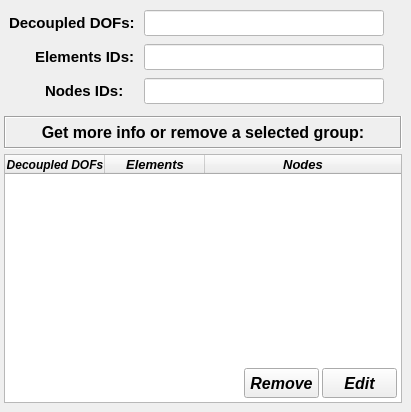
    <widget class="QWidget" name="tab">
     <attribute name="title">
      <string>Remove</string>
     </attribute>
     <widget class="QPushButton" name="pushButton_get_information_group">
      <property name="geometry">
       <rect>
        <x>322</x>
        <y>368</y>
        <width>75</width>
        <height>30</height>
       </rect>
      </property>
      <property name="minimumSize">
       <size>
        <width>75</width>
        <height>30</height>
       </size>
      </property>
      <property name="maximumSize">
       <size>
        <width>75</width>
        <height>30</height>
       </size>
      </property>
      <property name="font">
       <font>
        <family>Arial</family>
        <pointsize>12</pointsize>
        <weight>75</weight>
        <italic>true</italic>
        <bold>true</bold>
       </font>
      </property>
      <property name="text">
       <string>Edit</string>
      </property>
     </widget>
     <widget class="QPushButton" name="pushButton_remove_group">
      <property name="geometry">
       <rect>
        <x>244</x>
        <y>368</y>
        <width>75</width>
        <height>30</height>
       </rect>
      </property>
      <property name="minimumSize">
       <size>
        <width>0</width>
        <height>30</height>
       </size>
      </property>
      <property name="maximumSize">
       <size>
        <width>16777215</width>
        <height>30</height>
       </size>
      </property>
      <property name="font">
       <font>
        <family>Arial</family>
        <pointsize>12</pointsize>
        <weight>75</weight>
        <italic>true</italic>
        <bold>true</bold>
       </font>
      </property>
      <property name="text">
       <string>Remove</string>
      </property>
     </widget>
     <widget class="QTreeWidget" name="treeWidget_B2PX_rotation_decoupling">
      <property name="geometry">
       <rect>
        <x>4</x>
        <y>154</y>
        <width>398</width>
        <height>249</height>
       </rect>
      </property>
      <property name="minimumSize">
       <size>
        <width>0</width>
        <height>0</height>
       </size>
      </property>
      <property name="maximumSize">
       <size>
        <width>1000</width>
        <height>1000</height>
       </size>
      </property>
      <property name="font">
       <font>
        <family>Arial</family>
        <pointsize>10</pointsize>
        <weight>75</weight>
        <italic>true</italic>
        <bold>true</bold>
       </font>
      </property>
      <property name="frameShape">
       <enum>QFrame::StyledPanel</enum>
      </property>
      <property name="frameShadow">
       <enum>QFrame::Sunken</enum>
      </property>
      <property name="indentation">
       <number>0</number>
      </property>
      <column>
       <property name="text">
        <string>Decoupled DOFs</string>
       </property>
       <property name="font">
        <font>
         <family>Arial</family>
         <pointsize>9</pointsize>
         <weight>75</weight>
         <italic>true</italic>
         <bold>true</bold>
        </font>
       </property>
       <property name="textAlignment">
        <set>AlignCenter</set>
       </property>
      </column>
      <column>
       <property name="text">
        <string>Elements</string>
       </property>
       <property name="font">
        <font>
         <family>Arial</family>
         <pointsize>10</pointsize>
         <weight>75</weight>
         <italic>true</italic>
         <bold>true</bold>
        </font>
       </property>
       <property name="textAlignment">
        <set>AlignCenter</set>
       </property>
      </column>
      <column>
       <property name="text">
        <string>Nodes</string>
       </property>
       <property name="font">
        <font>
         <family>Arial</family>
         <pointsize>10</pointsize>
         <weight>75</weight>
         <italic>true</italic>
         <bold>true</bold>
        </font>
       </property>
       <property name="textAlignment">
        <set>AlignCenter</set>
       </property>
      </column>
     </widget>
     <widget class="QLabel" name="label_29">
      <property name="geometry">
       <rect>
        <x>4</x>
        <y>116</y>
        <width>398</width>
        <height>33</height>
       </rect>
      </property>
      <property name="font">
       <font>
        <family>Arial</family>
        <pointsize>12</pointsize>
        <weight>75</weight>
        <italic>false</italic>
        <bold>true</bold>
       </font>
      </property>
      <property name="frameShape">
       <enum>QFrame::Box</enum>
      </property>
      <property name="frameShadow">
       <enum>QFrame::Sunken</enum>
      </property>
      <property name="text">
       <string>Get more info or remove a selected group:</string>
      </property>
      <property name="textFormat">
       <enum>Qt::AutoText</enum>
      </property>
      <property name="alignment">
       <set>Qt::AlignCenter</set>
      </property>
     </widget>
     <widget class="QLineEdit" name="lineEdit_decoupled_DOFs">
      <property name="enabled">
       <bool>false</bool>
      </property>
      <property name="geometry">
       <rect>
        <x>144</x>
        <y>10</y>
        <width>240</width>
        <height>26</height>
       </rect>
      </property>
      <property name="font">
       <font>
        <family>Arial</family>
        <pointsize>11</pointsize>
        <weight>75</weight>
        <italic>false</italic>
        <bold>true</bold>
       </font>
      </property>
      <property name="focusPolicy">
       <enum>Qt::ClickFocus</enum>
      </property>
      <property name="styleSheet">
       <string notr="true">background-color: rgb(255, 255, 255);
color: rgb(0, 0, 0);</string>
      </property>
      <property name="alignment">
       <set>Qt::AlignCenter</set>
      </property>
     </widget>
     <widget class="QLineEdit" name="lineEdit_id_labels">
      <property name="enabled">
       <bool>false</bool>
      </property>
      <property name="geometry">
       <rect>
        <x>6</x>
        <y>10</y>
        <width>133</width>
        <height>26</height>
       </rect>
      </property>
      <property name="palette">
       <palette>
        <active>
         <colorrole role="WindowText">
          <brush brushstyle="SolidPattern">
           <color alpha="255">
            <red>0</red>
            <green>0</green>
            <blue>0</blue>
           </color>
          </brush>
         </colorrole>
         <colorrole role="Dark">
          <brush brushstyle="SolidPattern">
           <color alpha="255">
            <red>0</red>
            <green>0</green>
            <blue>0</blue>
           </color>
          </brush>
         </colorrole>
         <colorrole role="Text">
          <brush brushstyle="SolidPattern">
           <color alpha="255">
            <red>0</red>
            <green>0</green>
            <blue>0</blue>
           </color>
          </brush>
         </colorrole>
         <colorrole role="ButtonText">
          <brush brushstyle="SolidPattern">
           <color alpha="255">
            <red>0</red>
            <green>0</green>
            <blue>0</blue>
           </color>
          </brush>
         </colorrole>
        </active>
        <inactive>
         <colorrole role="WindowText">
          <brush brushstyle="SolidPattern">
           <color alpha="255">
            <red>0</red>
            <green>0</green>
            <blue>0</blue>
           </color>
          </brush>
         </colorrole>
         <colorrole role="Dark">
          <brush brushstyle="SolidPattern">
           <color alpha="255">
            <red>0</red>
            <green>0</green>
            <blue>0</blue>
           </color>
          </brush>
         </colorrole>
         <colorrole role="Text">
          <brush brushstyle="SolidPattern">
           <color alpha="255">
            <red>0</red>
            <green>0</green>
            <blue>0</blue>
           </color>
          </brush>
         </colorrole>
         <colorrole role="ButtonText">
          <brush brushstyle="SolidPattern">
           <color alpha="255">
            <red>0</red>
            <green>0</green>
            <blue>0</blue>
           </color>
          </brush>
         </colorrole>
        </inactive>
        <disabled>
         <colorrole role="WindowText">
          <brush brushstyle="SolidPattern">
           <color alpha="255">
            <red>0</red>
            <green>0</green>
            <blue>0</blue>
           </color>
          </brush>
         </colorrole>
         <colorrole role="Dark">
          <brush brushstyle="SolidPattern">
           <color alpha="255">
            <red>0</red>
            <green>0</green>
            <blue>0</blue>
           </color>
          </brush>
         </colorrole>
         <colorrole role="Text">
          <brush brushstyle="SolidPattern">
           <color alpha="255">
            <red>0</red>
            <green>0</green>
            <blue>0</blue>
           </color>
          </brush>
         </colorrole>
         <colorrole role="ButtonText">
          <brush brushstyle="SolidPattern">
           <color alpha="255">
            <red>0</red>
            <green>0</green>
            <blue>0</blue>
           </color>
          </brush>
         </colorrole>
        </disabled>
       </palette>
      </property>
      <property name="font">
       <font>
        <family>Arial</family>
        <pointsize>11</pointsize>
        <weight>75</weight>
        <italic>false</italic>
        <bold>true</bold>
       </font>
      </property>
      <property name="focusPolicy">
       <enum>Qt::ClickFocus</enum>
      </property>
      <property name="autoFillBackground">
       <bool>false</bool>
      </property>
      <property name="text">
       <string>Decoupled DOFs:</string>
      </property>
      <property name="frame">
       <bool>false</bool>
      </property>
      <property name="alignment">
       <set>Qt::AlignCenter</set>
      </property>
     </widget>
     <widget class="QLineEdit" name="lineEdit_id_labels_2">
      <property name="enabled">
       <bool>false</bool>
      </property>
      <property name="geometry">
       <rect>
        <x>30</x>
        <y>78</y>
        <width>110</width>
        <height>26</height>
       </rect>
      </property>
      <property name="palette">
       <palette>
        <active>
         <colorrole role="WindowText">
          <brush brushstyle="SolidPattern">
           <color alpha="255">
            <red>0</red>
            <green>0</green>
            <blue>0</blue>
           </color>
          </brush>
         </colorrole>
         <colorrole role="Dark">
          <brush brushstyle="SolidPattern">
           <color alpha="255">
            <red>0</red>
            <green>0</green>
            <blue>0</blue>
           </color>
          </brush>
         </colorrole>
         <colorrole role="Text">
          <brush brushstyle="SolidPattern">
           <color alpha="255">
            <red>0</red>
            <green>0</green>
            <blue>0</blue>
           </color>
          </brush>
         </colorrole>
         <colorrole role="ButtonText">
          <brush brushstyle="SolidPattern">
           <color alpha="255">
            <red>0</red>
            <green>0</green>
            <blue>0</blue>
           </color>
          </brush>
         </colorrole>
        </active>
        <inactive>
         <colorrole role="WindowText">
          <brush brushstyle="SolidPattern">
           <color alpha="255">
            <red>0</red>
            <green>0</green>
            <blue>0</blue>
           </color>
          </brush>
         </colorrole>
         <colorrole role="Dark">
          <brush brushstyle="SolidPattern">
           <color alpha="255">
            <red>0</red>
            <green>0</green>
            <blue>0</blue>
           </color>
          </brush>
         </colorrole>
         <colorrole role="Text">
          <brush brushstyle="SolidPattern">
           <color alpha="255">
            <red>0</red>
            <green>0</green>
            <blue>0</blue>
           </color>
          </brush>
         </colorrole>
         <colorrole role="ButtonText">
          <brush brushstyle="SolidPattern">
           <color alpha="255">
            <red>0</red>
            <green>0</green>
            <blue>0</blue>
           </color>
          </brush>
         </colorrole>
        </inactive>
        <disabled>
         <colorrole role="WindowText">
          <brush brushstyle="SolidPattern">
           <color alpha="255">
            <red>0</red>
            <green>0</green>
            <blue>0</blue>
           </color>
          </brush>
         </colorrole>
         <colorrole role="Dark">
          <brush brushstyle="SolidPattern">
           <color alpha="255">
            <red>0</red>
            <green>0</green>
            <blue>0</blue>
           </color>
          </brush>
         </colorrole>
         <colorrole role="Text">
          <brush brushstyle="SolidPattern">
           <color alpha="255">
            <red>0</red>
            <green>0</green>
            <blue>0</blue>
           </color>
          </brush>
         </colorrole>
         <colorrole role="ButtonText">
          <brush brushstyle="SolidPattern">
           <color alpha="255">
            <red>0</red>
            <green>0</green>
            <blue>0</blue>
           </color>
          </brush>
         </colorrole>
        </disabled>
       </palette>
      </property>
      <property name="font">
       <font>
        <family>Arial</family>
        <pointsize>11</pointsize>
        <weight>75</weight>
        <italic>false</italic>
        <bold>true</bold>
       </font>
      </property>
      <property name="focusPolicy">
       <enum>Qt::ClickFocus</enum>
      </property>
      <property name="autoFillBackground">
       <bool>false</bool>
      </property>
      <property name="text">
       <string>Nodes IDs:</string>
      </property>
      <property name="frame">
       <bool>false</bool>
      </property>
      <property name="alignment">
       <set>Qt::AlignCenter</set>
      </property>
     </widget>
     <widget class="QLineEdit" name="lineEdit_element_IDs">
      <property name="enabled">
       <bool>false</bool>
      </property>
      <property name="geometry">
       <rect>
        <x>144</x>
        <y>44</y>
        <width>240</width>
        <height>26</height>
       </rect>
      </property>
      <property name="font">
       <font>
        <family>Arial</family>
        <pointsize>11</pointsize>
        <weight>75</weight>
        <italic>false</italic>
        <bold>true</bold>
       </font>
      </property>
      <property name="focusPolicy">
       <enum>Qt::ClickFocus</enum>
      </property>
      <property name="styleSheet">
       <string notr="true">background-color: rgb(255, 255, 255);
color: rgb(0, 0, 0);</string>
      </property>
      <property name="alignment">
       <set>Qt::AlignCenter</set>
      </property>
     </widget>
     <widget class="QLineEdit" name="lineEdit_id_labels_3">
      <property name="enabled">
       <bool>false</bool>
      </property>
      <property name="geometry">
       <rect>
        <x>30</x>
        <y>44</y>
        <width>110</width>
        <height>26</height>
       </rect>
      </property>
      <property name="palette">
       <palette>
        <active>
         <colorrole role="WindowText">
          <brush brushstyle="SolidPattern">
           <color alpha="255">
            <red>0</red>
            <green>0</green>
            <blue>0</blue>
           </color>
          </brush>
         </colorrole>
         <colorrole role="Dark">
          <brush brushstyle="SolidPattern">
           <color alpha="255">
            <red>0</red>
            <green>0</green>
            <blue>0</blue>
           </color>
          </brush>
         </colorrole>
         <colorrole role="Text">
          <brush brushstyle="SolidPattern">
           <color alpha="255">
            <red>0</red>
            <green>0</green>
            <blue>0</blue>
           </color>
          </brush>
         </colorrole>
         <colorrole role="ButtonText">
          <brush brushstyle="SolidPattern">
           <color alpha="255">
            <red>0</red>
            <green>0</green>
            <blue>0</blue>
           </color>
          </brush>
         </colorrole>
        </active>
        <inactive>
         <colorrole role="WindowText">
          <brush brushstyle="SolidPattern">
           <color alpha="255">
            <red>0</red>
            <green>0</green>
            <blue>0</blue>
           </color>
          </brush>
         </colorrole>
         <colorrole role="Dark">
          <brush brushstyle="SolidPattern">
           <color alpha="255">
            <red>0</red>
            <green>0</green>
            <blue>0</blue>
           </color>
          </brush>
         </colorrole>
         <colorrole role="Text">
          <brush brushstyle="SolidPattern">
           <color alpha="255">
            <red>0</red>
            <green>0</green>
            <blue>0</blue>
           </color>
          </brush>
         </colorrole>
         <colorrole role="ButtonText">
          <brush brushstyle="SolidPattern">
           <color alpha="255">
            <red>0</red>
            <green>0</green>
            <blue>0</blue>
           </color>
          </brush>
         </colorrole>
        </inactive>
        <disabled>
         <colorrole role="WindowText">
          <brush brushstyle="SolidPattern">
           <color alpha="255">
            <red>0</red>
            <green>0</green>
            <blue>0</blue>
           </color>
          </brush>
         </colorrole>
         <colorrole role="Dark">
          <brush brushstyle="SolidPattern">
           <color alpha="255">
            <red>0</red>
            <green>0</green>
            <blue>0</blue>
           </color>
          </brush>
         </colorrole>
         <colorrole role="Text">
          <brush brushstyle="SolidPattern">
           <color alpha="255">
            <red>0</red>
            <green>0</green>
            <blue>0</blue>
           </color>
          </brush>
         </colorrole>
         <colorrole role="ButtonText">
          <brush brushstyle="SolidPattern">
           <color alpha="255">
            <red>0</red>
            <green>0</green>
            <blue>0</blue>
           </color>
          </brush>
         </colorrole>
        </disabled>
       </palette>
      </property>
      <property name="font">
       <font>
        <family>Arial</family>
        <pointsize>11</pointsize>
        <weight>75</weight>
        <italic>false</italic>
        <bold>true</bold>
       </font>
      </property>
      <property name="focusPolicy">
       <enum>Qt::ClickFocus</enum>
      </property>
      <property name="autoFillBackground">
       <bool>false</bool>
      </property>
      <property name="text">
       <string>Elements IDs:</string>
      </property>
      <property name="frame">
       <bool>false</bool>
      </property>
      <property name="alignment">
       <set>Qt::AlignCenter</set>
      </property>
     </widget>
     <widget class="QLineEdit" name="lineEdit_node_IDs">
      <property name="enabled">
       <bool>false</bool>
      </property>
      <property name="geometry">
       <rect>
        <x>144</x>
        <y>78</y>
        <width>240</width>
        <height>26</height>
       </rect>
      </property>
      <property name="font">
       <font>
        <family>Arial</family>
        <pointsize>11</pointsize>
        <weight>75</weight>
        <italic>false</italic>
        <bold>true</bold>
       </font>
      </property>
      <property name="focusPolicy">
       <enum>Qt::ClickFocus</enum>
      </property>
      <property name="styleSheet">
       <string notr="true">background-color: rgb(255, 255, 255);
color: rgb(0, 0, 0);</string>
      </property>
      <property name="alignment">
       <set>Qt::AlignCenter</set>
      </property>
     </widget>
     <zorder>treeWidget_B2PX_rotation_decoupling</zorder>
     <zorder>pushButton_get_information_group</zorder>
     <zorder>pushButton_remove_group</zorder>
     <zorder>label_29</zorder>
     <zorder>lineEdit_decoupled_DOFs</zorder>
     <zorder>lineEdit_id_labels</zorder>
     <zorder>lineEdit_id_labels_2</zorder>
     <zorder>lineEdit_element_IDs</zorder>
     <zorder>lineEdit_id_labels_3</zorder>
     <zorder>lineEdit_node_IDs</zorder>
    </widget>
